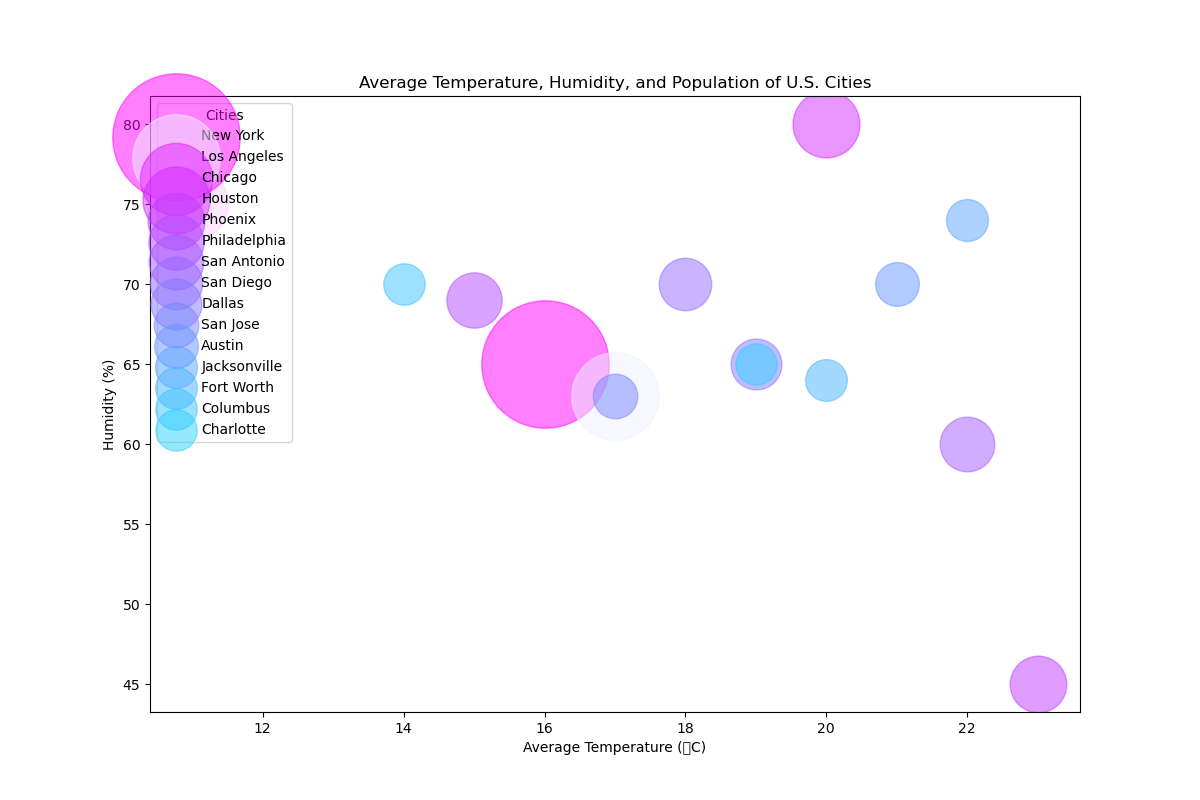

The script that drew this image:

import matplotlib.pyplot as plt

# Data for cities, temperature, humidity, and population
cities = ['New York', 'Los Angeles', 'Chicago', 'Houston',
          'Phoenix', 'Philadelphia', 'San Antonio', 'San Diego', 
          'Dallas', 'San Jose', 'Austin', 'Jacksonville', 
          'Fort Worth', 'Columbus', 'Charlotte']

average_temperature = [16, 17, 11, 20, 23,
                       15, 22, 18, 19, 17,
                       21, 22, 20, 14, 19]

humidity = [65, 63, 75, 80, 45, 69, 60, 70, 65, 63,
            70, 74, 64, 70, 65]

population = [8419000, 3971000, 2706000, 2326000, 1663000,
              1584000, 1547000, 1426000, 1343000, 1027000,
              993000, 912000, 902000, 889000, 885000]

# Normalizing the population size to be suitable for the bubble size
bubble_size = [p / 1000 for p in population]

# Creating the bubble chart
plt.figure(figsize=(12, 8))
for i in range(len(cities)):
    plt.scatter(average_temperature[i],
                humidity[i],
                s=bubble_size[i],  # Bubble sizes
                alpha=0.5,
                label=f'{cities[i]}', # Label for hover
                c=f'#{hex(255 - i * 15 % 255)[2:].ljust(2,"0")}{hex(i * 15 % 255)[2:].ljust(2,"0")}ff')  # Unique color for each city

# Chart title and labels
plt.title('Average Temperature, Humidity, and Population of U.S. Cities')
plt.xlabel('Average Temperature (°C)')
plt.ylabel('Humidity (%)')

# Adding legend with just the city names
plt.legend(loc='upper left', title='Cities')

# Show the plot
plt.show()
